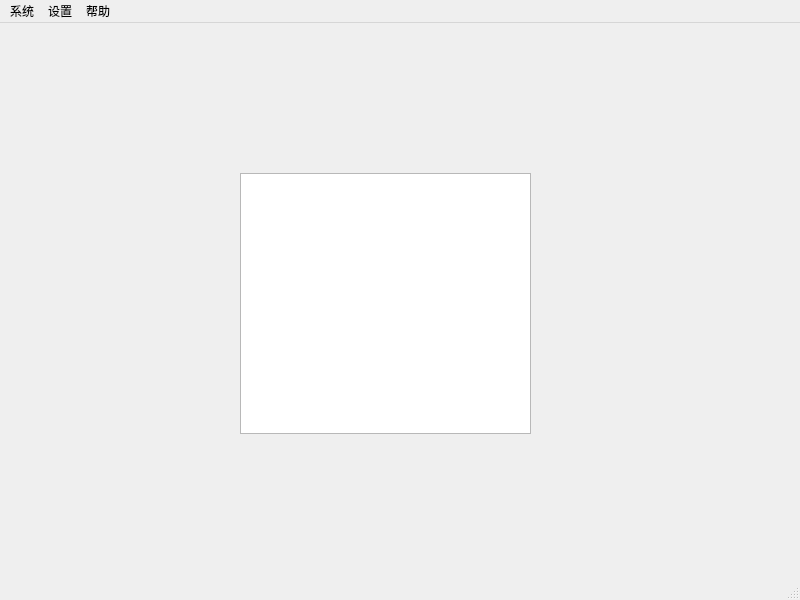
<?xml version="1.0" encoding="UTF-8"?>
<ui version="4.0">
 <class>MainWindow</class>
 <widget class="QMainWindow" name="MainWindow">
  <property name="geometry">
   <rect>
    <x>0</x>
    <y>0</y>
    <width>800</width>
    <height>600</height>
   </rect>
  </property>
  <property name="font">
   <font>
    <family>Heiti SC</family>
   </font>
  </property>
  <property name="windowTitle">
   <string>云企服务管理系统</string>
  </property>
  <property name="windowIcon">
   <iconset>
    <normaloff>:/root/DiVTAnFBWTZFfRV.png</normaloff>:/root/DiVTAnFBWTZFfRV.png</iconset>
  </property>
  <property name="windowOpacity">
   <double>1.000000000000000</double>
  </property>
  <widget class="QWidget" name="centralwidget">
   <widget class="QTextEdit" name="textEdit">
    <property name="geometry">
     <rect>
      <x>240</x>
      <y>150</y>
      <width>291</width>
      <height>261</height>
     </rect>
    </property>
    <property name="html">
     <string>&lt;!DOCTYPE HTML PUBLIC &quot;-//W3C//DTD HTML 4.0//EN&quot; &quot;http://www.w3.org/TR/REC-html40/strict.dtd&quot;&gt;
&lt;html&gt;&lt;head&gt;&lt;meta name=&quot;qrichtext&quot; content=&quot;1&quot; /&gt;&lt;meta charset=&quot;utf-8&quot; /&gt;&lt;style type=&quot;text/css&quot;&gt;
p, li { white-space: pre-wrap; }
hr { height: 1px; border-width: 0; }
&lt;/style&gt;&lt;/head&gt;&lt;body style=&quot; font-family:'Heiti SC'; font-size:13pt; font-weight:400; font-style:normal;&quot;&gt;
&lt;p style=&quot;-qt-paragraph-type:empty; margin-top:0px; margin-bottom:0px; margin-left:0px; margin-right:0px; -qt-block-indent:0; text-indent:0px; font-family:'.AppleSystemUIFont';&quot;&gt;&lt;br /&gt;&lt;/p&gt;&lt;/body&gt;&lt;/html&gt;</string>
    </property>
   </widget>
  </widget>
  <widget class="QMenuBar" name="menubar">
   <property name="geometry">
    <rect>
     <x>0</x>
     <y>0</y>
     <width>800</width>
     <height>24</height>
    </rect>
   </property>
   <widget class="QMenu" name="menu">
    <property name="font">
     <font>
      <family>Heiti SC</family>
     </font>
    </property>
    <property name="title">
     <string>设置</string>
    </property>
    <widget class="QMenu" name="menu_2">
     <property name="font">
      <font>
       <family>Heiti SC</family>
      </font>
     </property>
     <property name="title">
      <string>风格</string>
     </property>
     <addaction name="actionMacOS"/>
     <addaction name="actionWindows"/>
     <addaction name="actionFusion"/>
    </widget>
    <addaction name="menu_2"/>
    <addaction name="separator"/>
    <addaction name="action_3"/>
   </widget>
   <widget class="QMenu" name="menu_3">
    <property name="font">
     <font>
      <family>Heiti SC</family>
     </font>
    </property>
    <property name="title">
     <string>帮助</string>
    </property>
    <addaction name="action_4"/>
    <addaction name="action_5"/>
    <addaction name="action_6"/>
    <addaction name="action_7"/>
   </widget>
   <widget class="QMenu" name="menu_4">
    <property name="font">
     <font>
      <family>Heiti SC</family>
     </font>
    </property>
    <property name="title">
     <string>系统</string>
    </property>
    <addaction name="action_exit_warn"/>
    <addaction name="separator"/>
    <addaction name="action_exit"/>
   </widget>
   <addaction name="menu_4"/>
   <addaction name="menu"/>
   <addaction name="menu_3"/>
  </widget>
  <widget class="QStatusBar" name="statusbar"/>
  <action name="actionMacOS">
   <property name="text">
    <string>MacOS</string>
   </property>
   <property name="font">
    <font>
     <family>Heiti SC</family>
    </font>
   </property>
  </action>
  <action name="actionWindows">
   <property name="text">
    <string>Windows</string>
   </property>
   <property name="font">
    <font>
     <family>Heiti SC</family>
    </font>
   </property>
  </action>
  <action name="actionFusion">
   <property name="text">
    <string>Fusion</string>
   </property>
   <property name="font">
    <font>
     <family>Heiti SC</family>
    </font>
   </property>
  </action>
  <action name="action_3">
   <property name="text">
    <string>云企切换</string>
   </property>
   <property name="font">
    <font>
     <family>Heiti SC</family>
    </font>
   </property>
  </action>
  <action name="action_4">
   <property name="text">
    <string>操作手册</string>
   </property>
   <property name="font">
    <font>
     <family>Heiti SC</family>
    </font>
   </property>
  </action>
  <action name="action_5">
   <property name="text">
    <string>注册</string>
   </property>
   <property name="font">
    <font>
     <family>Heiti SC</family>
    </font>
   </property>
  </action>
  <action name="action_6">
   <property name="text">
    <string>联系我们</string>
   </property>
   <property name="font">
    <font>
     <family>Heiti SC</family>
    </font>
   </property>
  </action>
  <action name="action_7">
   <property name="text">
    <string>关于我们</string>
   </property>
   <property name="font">
    <font>
     <family>Heiti SC</family>
    </font>
   </property>
  </action>
  <action name="action_exit">
   <property name="icon">
    <iconset resource="resources.qrc">
     <normaloff>:/root/resources/image/exit_1.svg</normaloff>:/root/resources/image/exit_1.svg</iconset>
   </property>
   <property name="text">
    <string>退出</string>
   </property>
   <property name="font">
    <font>
     <family>Heiti SC</family>
    </font>
   </property>
   <property name="menuRole">
    <enum>QAction::QuitRole</enum>
   </property>
  </action>
  <action name="action_exit_warn">
   <property name="checkable">
    <bool>true</bool>
   </property>
   <property name="checked">
    <bool>true</bool>
   </property>
   <property name="icon">
    <iconset resource="resources.qrc">
     <normaloff>:/root/resources/image/bell_1.svg</normaloff>:/root/resources/image/bell_1.svg</iconset>
   </property>
   <property name="text">
    <string>退出时发出警告</string>
   </property>
   <property name="font">
    <font>
     <family>Heiti SC</family>
    </font>
   </property>
  </action>
 </widget>
 <resources>
  <include location="resources.qrc"/>
 </resources>
 <connections/>
</ui>
